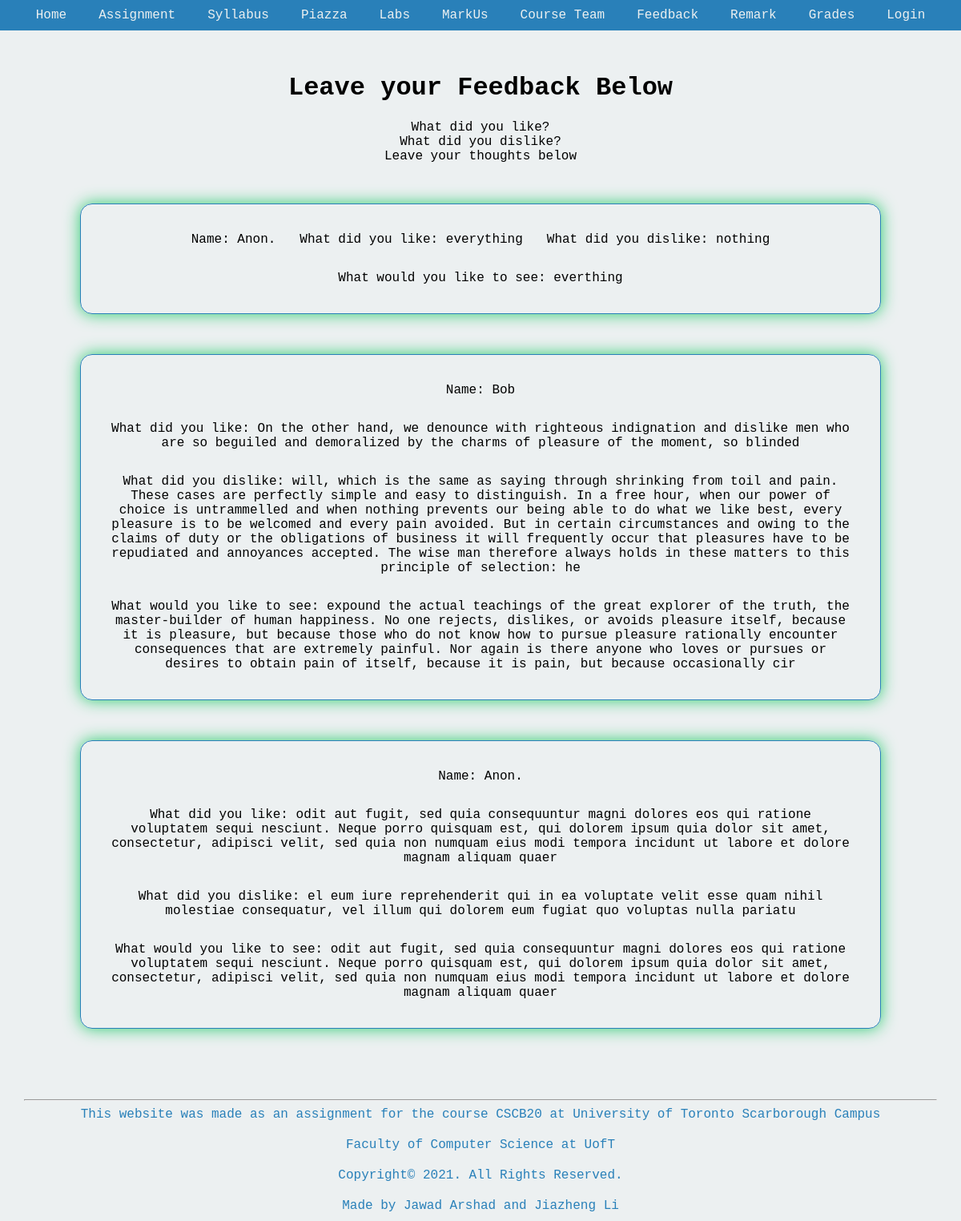
Before: /feedback.html with the older database file.
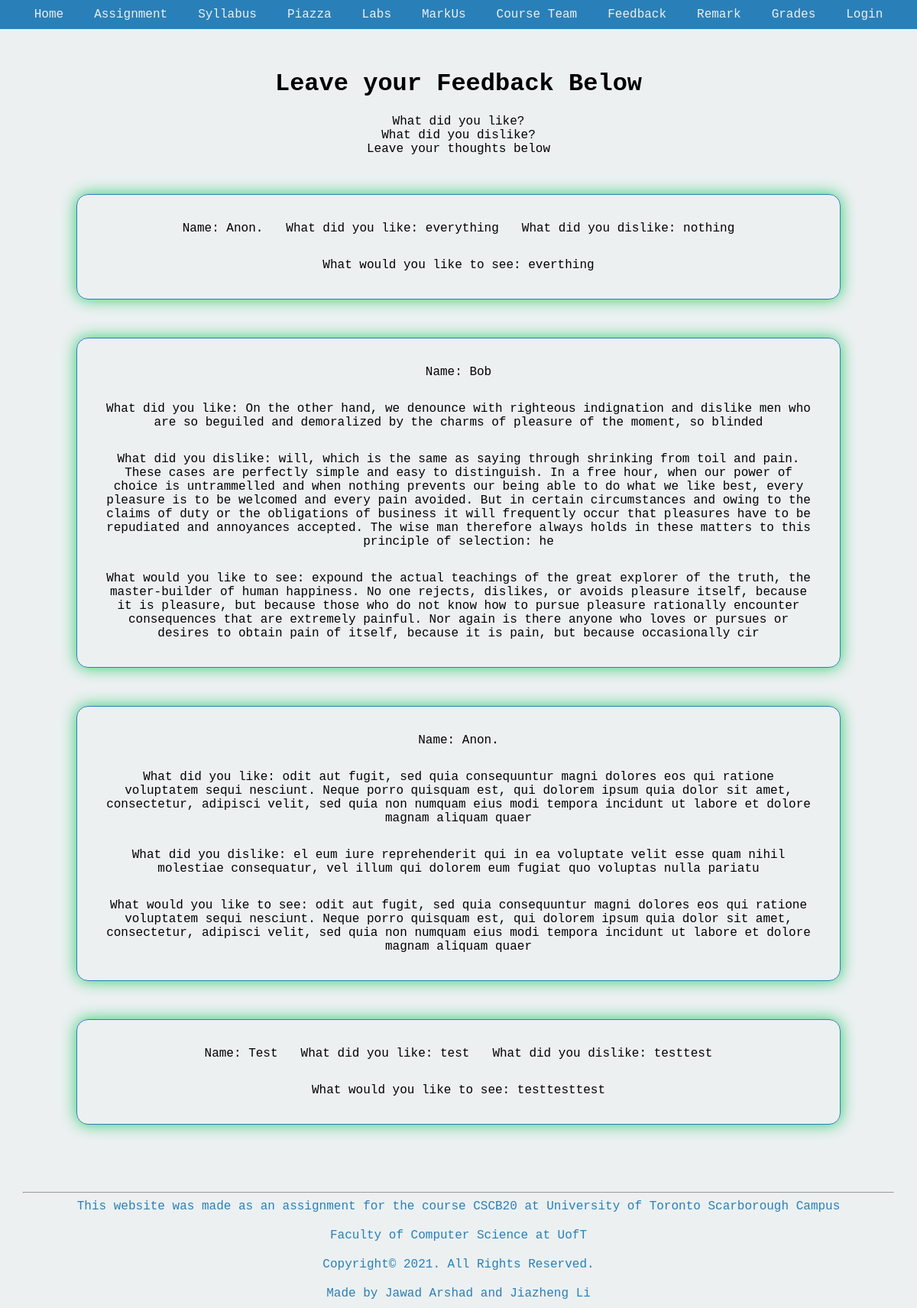
After: the same page with the newer database file.
### tables this page shows
CREATE TABLE "Feedbacks" (
	"Name"	TEXT,
	"Like"	BLOB,
	"Dislike"	BLOB,
	"See"	BLOB
);

### app.py (the view, shortened to what this page needs)
@app.route('/feedback.html', methods=['GET','POST'])
def feedback():
    db = get_db()
    db.row_factory = make_dicts
    feedback_dict = []
    if isadmin == True:
        for want_remark in query_db('select * from Feedbacks'):
            feedback_dict.append(want_remark)
        db.close()
        return render_template('feedback.html', feedbacks=feedback_dict, admin=isadmin)
    return render_template('feedback.html', feedbacks=feedback_dict, admin=isadmin)

### app.py (called while the page is built)
def get_db():
    db = getattr(g, '_database', None)
    if db is None:
        db = g._database = sqlite3.connect(DATABASE)
    return db

def make_dicts(cursor, row):
    return dict((cursor.description[idx][0], value)
                for idx, value in enumerate(row))

def query_db(query, args=(), one=False):
    cur = get_db().execute(query, args)
    rv = cur.fetchall()
    cur.close()
    return (rv[0] if rv else None) if one else rv

@app.teardown_appcontext
def close_connection(exception):
    db = getattr(g, '_database', None)
    if db is not None:
        db.close()

### templates/feedback.html (shortened to what this page needs)
<!DOCTYPE html>
<html>
    <head>
        <link rel="stylesheet" href="../static/css/feedback.css">
    </head>
    <body>
        <div class="navbar-container">
            <a href="index.html">Home</a>
            <a href="assignments.html">Assignment</a>
            <a href="syllabus.html">Syllabus</a>
            <a href="piazza.html">Piazza</a>
            <a href="labs.html">Labs</a>
            <a href="markus.html">MarkUs</a>
            <a href="courseteam.html">Course Team</a>
            <a href="feedback.html">Feedback</a>
            <a href="remark.html">Remark</a>
            <a href="grade.html">Grades</a>
            <a href="login.html">Login</a>
        </div>
        <div class="body-container">
            <div class="top-info">
                <h1>Leave your Feedback Below</h1>
                <p class="main-text">What did you like?<br>
                    What did you dislike?<br>
                   Leave your thoughts below
                </p>
            </div>
            {% if admin %}
            {% for element in feedbacks %}
            <div class="row-container">
                <div class="content">Name: {{element['Name']}}</div>
                <div class="content">What did you like: {{element['Like']}}</div>
                <div class="content">What did you dislike: {{element['Dislike']}}</div>
                <div class="content">What would you like to see: {{element['See']}}</div>
            </div>
            {% endfor %}
            {% endif %}
        </div>
        <footer class="foot">
            <div class="footer-container">
                <div class="footer-content"><hr>This website was made as an assignment for the course CSCB20 at University of Toronto Scarborough Campus</div>
                <div class="footer-content"><a href="https://web.cs.toronto.edu/" target="_blank">Faculty of Computer Science at UofT</a></div>
                <div class="footer-content">Copyright&copy 2021. All Rights Reserved.</div>
                <div class="footer-content">Made by Jawad Arshad and Jiazheng Li</div>
            </div>
        </footer>
    </body>
</html>

### static/css/feedback.css (style rules this page uses)
body { margin: 0; display: flex; flex-direction: column; background-color: #ecf0f1 ; font-family: 'Courier New', Courier, monospace; }
.navbar-container { display: flex; flex-wrap: wrap; width: 100%; justify-content: center; background-color: #2980b9; position: fixed; top: 0; z-index: 9999; }
.navbar-container a { padding: 10px 20px; text-decoration: none; text-align: center; color: #ecf0f1 ; }
.body-container { padding-top: 50px; margin: 20px 50px; }
.top-info { text-align: center; position: relative; animation: heading; animation-duration: 1s; animation-fill-mode: forwards; }
.row-container { display: flex; flex-direction: row; justify-content: center; flex-wrap: wrap; padding: 20px; margin: 50px; border: #2980b9 1px solid; border-radius: 15px; box-shadow: 0 0 20px #2ecc71; }
.content { margin: 5px; padding: 10px; text-align: center; }
.footer-container { width: 100%; justify-content: center; flex-flow: wrap; bottom: 0; }
.footer-container a { text-decoration: none; color: #2980b9; }
.footer-content { padding: 10px 30px; text-align: center; text-decoration: none; color: #2980b9; }

Changed rows visible on the page:
added Feedbacks: Name "Test", Like "test", Dislike "testtest", See "testtesttest"
